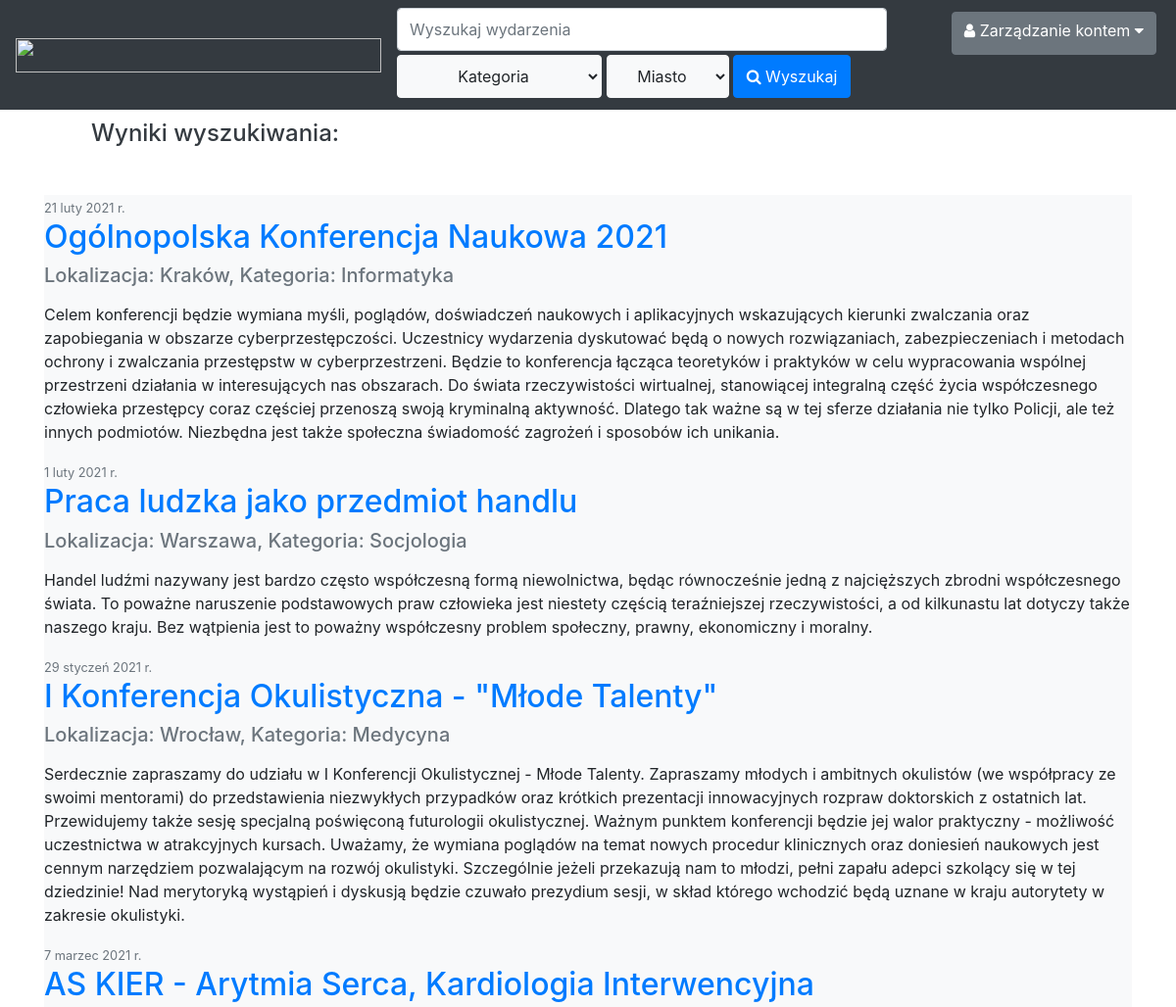
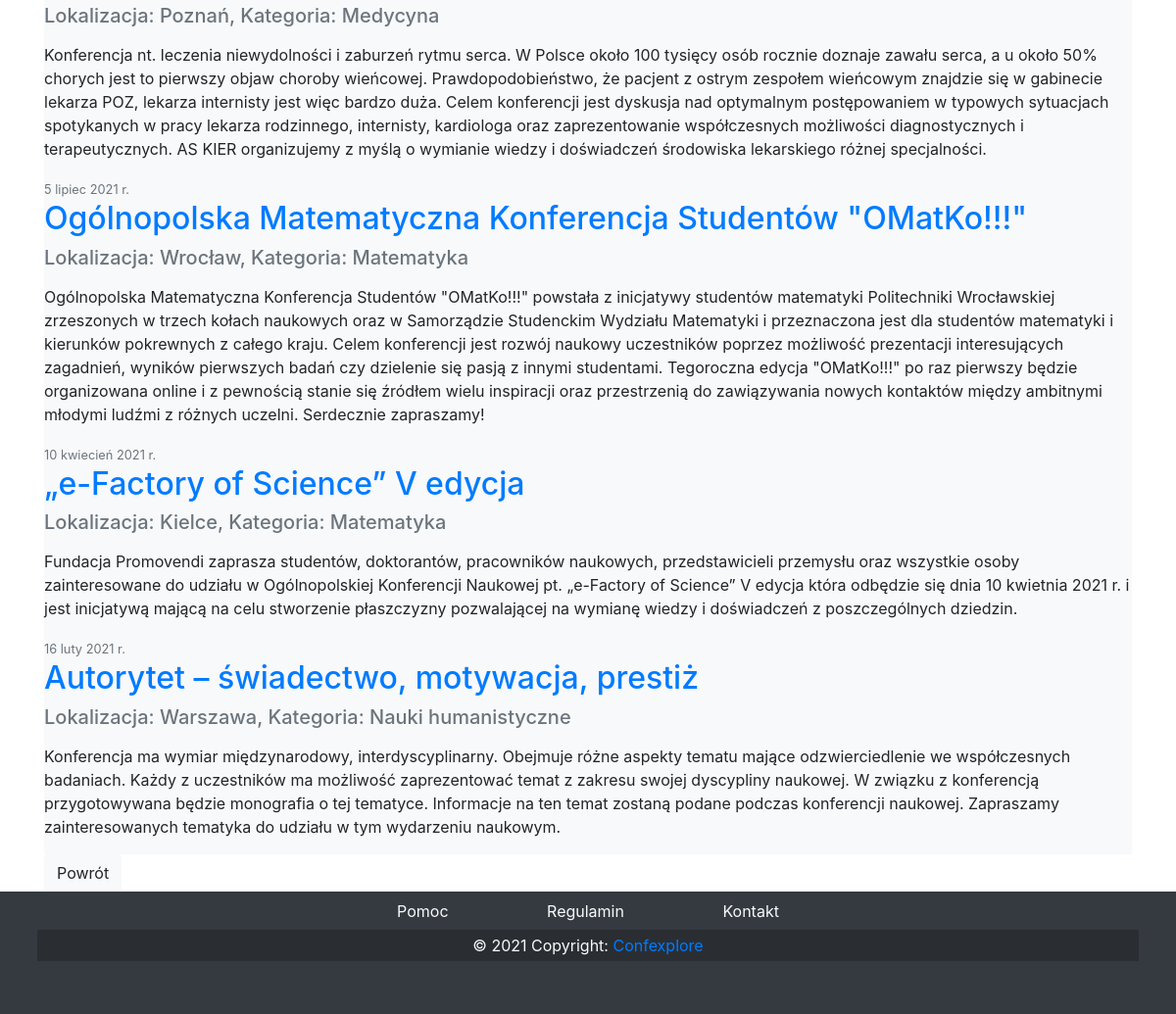
Screenshot of /search/ (signed in) with the database file from the repository (2 pictures, top to bottom).
### content/models.py (models this page shows, shortened)
class Event(models.Model):
    id = models.IntegerField(primary_key=True)
    name = models.CharField(max_length=100, default='konferencja')
    info = models.TextField(blank=True)
    localization = models.ForeignKey('City', on_delete=models.CASCADE, default="Warszawa")
    type = models.ForeignKey('Type', on_delete=models.CASCADE, default="Ogólna")
    date = models.CharField(max_length=30, default='1 stycznia')
    price = models.IntegerField(default=0)

class City(models.Model):
    name = models.CharField(max_length=50, default='Warszawa')

class Type(models.Model):
    name = models.CharField(max_length=100, default='Ogólna')

### content/views.py (the view)
# urls.py: path('search/', SearchView.as_view(), name='search'),
class SearchView(View):
    def get(self, request):
        name = self.request.GET.get('q', '')
        e_type = int(self.request.GET.get('type', '-1'))
        city = int(self.request.GET.get('city', '-1'))
        query = {}
        if name:
            query['name__icontains'] = name
        if e_type != -1:
            query['type__id'] = e_type
        if city != -1:
            query['localization__id'] = city
        return render(request, 'content/search.html', {
            'events': Event.objects.filter(**query)
        })

### content/context_processors.py (called while the page is built)
def search(request: HttpRequest) -> dict:
    context = {
        'types': Type.objects.all(),
        'cities': City.objects.all()
    }
    try:
        context['user_type'] = request.user.profile.get_role()
    except AttributeError:
        pass
    return context

### users/models.py (called while the page is built)
    def get_role(self):
        if self.role_name == 'U':
            return self.normaluser_role
        elif self.role_name == 'V':
            return self.volunteer_role
        elif self.role_name == 'O':
            return self.organizer_role
        elif self.role_name == 'A':
            return self.administrator_role
        else:
            raise Exception("ERROR - function profile.get_role() not working")

### templates/content/search.html
{% extends "main.html" %}
{% block content %}
<h4><p class="text-dark m-5">Wyniki wyszukiwania:</p></h4>
    {% for event in events %}
        <article class="media content-section bg-light">
          <div class="media-body">
            <div class="article-metadata">
              <small class="text-muted">{{ event.date }}</small>
            </div>
            <h2><a class="article-title" href="/eventPreview/">{{ event.name }}</a></h2>
            <h5><p class="text-secondary">Lokalizacja: {{ event.localization.name }}, Kategoria: {{ event.type.name }}</p></h5>
            <p class="article-content">{{ event.info }}</p>
          </div>
        </article>
    {% endfor %}
 <div class="row">
    <div class="col-auto mr-auto">
      <a class="btn btn-light " href="{% url 'home' %}" role="button">Powrót</a>
    </div>
 </div>
{% endblock content %}

### static/style.css (style rules this page uses)
body { margin: 0; padding: 0; }

### rows the page displays
Event: date "21 luty 2021 r.", name "Ogólnopolska Konferencja Naukowa 2021", localization.name "Kraków", type.name "Informatyka", info "Celem konferencji będzie wymiana myśli, poglądów, doświadczeń naukowych i aplikacyjnych wskazujących kierunki zwalczania oraz zapobiegania w obszarze cyberprzestępczości. Uczestnicy wydarzenia dyskutować będą o nowych rozwiązaniach, zabezpieczeniach i metodach ochrony i zwalczania przestępstw w cyberprzestrzeni. Będzie to konferencja łącząca teoretyków i praktyków w celu wypracowania wspólnej przestrzeni działania w interesujących nas obszarach. Do świata rzeczywistości wirtualnej, stanowiącej integralną część życia współczesnego człowieka przestępcy coraz częściej przenoszą swoją kryminalną aktywność. Dlatego tak ważne są w tej sferze działania nie tylko Policji, ale też innych podmiotów.…"
Event: date "1 luty 2021 r.", name "Praca ludzka jako przedmiot handlu", localization.name "Warszawa", type.name "Socjologia", info "Handel ludźmi nazywany jest bardzo często współczesną formą niewolnictwa, będąc równocześnie jedną z najcięższych zbrodni współczesnego świata. To poważne naruszenie podstawowych praw człowieka jest niestety częścią teraźniejszej rzeczywistości, a od kilkunastu lat dotyczy także naszego kraju. Bez wątpienia jest to poważny współczesny problem społeczny, prawny, ekonomiczny i moralny."
Event: date "29 styczeń 2021 r.", name "I Konferencja Okulistyczna - \"Młode Talenty\"", localization.name "Wrocław", type.name "Medycyna", info "Serdecznie zapraszamy do udziału w I Konferencji Okulistycznej - Młode Talenty. Zapraszamy młodych i ambitnych okulistów (we współpracy ze swoimi mentorami) do przedstawienia niezwykłych przypadków oraz krótkich prezentacji innowacyjnych rozpraw doktorskich z ostatnich lat. Przewidujemy także sesję specjalną poświęconą futurologii okulistycznej. Ważnym punktem konferencji będzie jej walor praktyczny - możliwość uczestnictwa w atrakcyjnych kursach. Uważamy, że wymiana poglądów na temat nowych procedur klinicznych oraz doniesień naukowych jest cennym narzędziem pozwalającym na rozwój okulistyki. Szczególnie jeżeli przekazują nam to młodzi, pełni zapału adepci szkolący się w tej dziedzinie!…"
Event: date "7 marzec 2021 r.", name "AS KIER - Arytmia Serca, Kardiologia Interwencyjna", localization.name "Poznań", type.name "Medycyna", info "Konferencja nt. leczenia niewydolności i zaburzeń rytmu serca. W Polsce około 100 tysięcy osób rocznie doznaje zawału serca, a u około 50% chorych jest to pierwszy objaw choroby wieńcowej. Prawdopodobieństwo, że pacjent z ostrym zespołem wieńcowym znajdzie się w gabinecie lekarza POZ, lekarza internisty jest więc bardzo duża. Celem konferencji jest dyskusja nad optymalnym postępowaniem w typowych sytuacjach spotykanych w pracy lekarza rodzinnego, internisty, kardiologa oraz zaprezentowanie współczesnych możliwości diagnostycznych i terapeutycznych. AS KIER organizujemy z myślą o wymianie wiedzy i doświadczeń środowiska lekarskiego różnej specjalności."
Event: date "5 lipiec 2021 r.", name "Ogólnopolska Matematyczna Konferencja Studentów \"OMatKo!!!\"", localization.name "Wrocław", type.name "Matematyka", info "Ogólnopolska Matematyczna Konferencja Studentów \"OMatKo!!!\" powstała z inicjatywy studentów matematyki Politechniki Wrocławskiej zrzeszonych w trzech kołach naukowych oraz w Samorządzie Studenckim Wydziału Matematyki i przeznaczona jest dla studentów matematyki i kierunków pokrewnych z całego kraju. Celem konferencji jest rozwój naukowy uczestników poprzez możliwość prezentacji interesujących zagadnień, wyników pierwszych badań czy dzielenie się pasją z innymi studentami. Tegoroczna edycja \"OMatKo!!!\" po raz pierwszy będzie organizowana online i z pewnością stanie się źródłem wielu inspiracji oraz przestrzenią do zawiązywania nowych kontaktów między ambitnymi młodymi ludźmi z różnych…"
Event: date "10 kwiecień 2021 r.", name "„e-Factory of Science” V edycja", localization.name "Kielce", type.name "Matematyka", info "Fundacja Promovendi zaprasza studentów, doktorantów, pracowników naukowych, przedstawicieli przemysłu oraz wszystkie osoby zainteresowane do udziału w Ogólnopolskiej Konferencji Naukowej pt. „e-Factory of Science” V edycja która odbędzie się dnia 10 kwietnia 2021 r. i jest inicjatywą mającą na celu stworzenie płaszczyzny pozwalającej na wymianę wiedzy i doświadczeń z poszczególnych dziedzin."
Event: date "16 luty 2021 r.", name "Autorytet – świadectwo, motywacja, prestiż", localization.name "Warszawa", type.name "Nauki humanistyczne", info "Konferencja ma wymiar międzynarodowy, interdyscyplinarny. Obejmuje różne aspekty tematu mające odzwierciedlenie we współczesnych badaniach. Każdy z uczestników ma możliwość zaprezentować temat z zakresu swojej dyscypliny naukowej. W związku z konferencją przygotowywana będzie monografia o tej tematyce. Informacje na ten temat zostaną podane podczas konferencji naukowej. Zapraszamy zainteresowanych tematyka do udziału w tym wydarzeniu naukowym."
